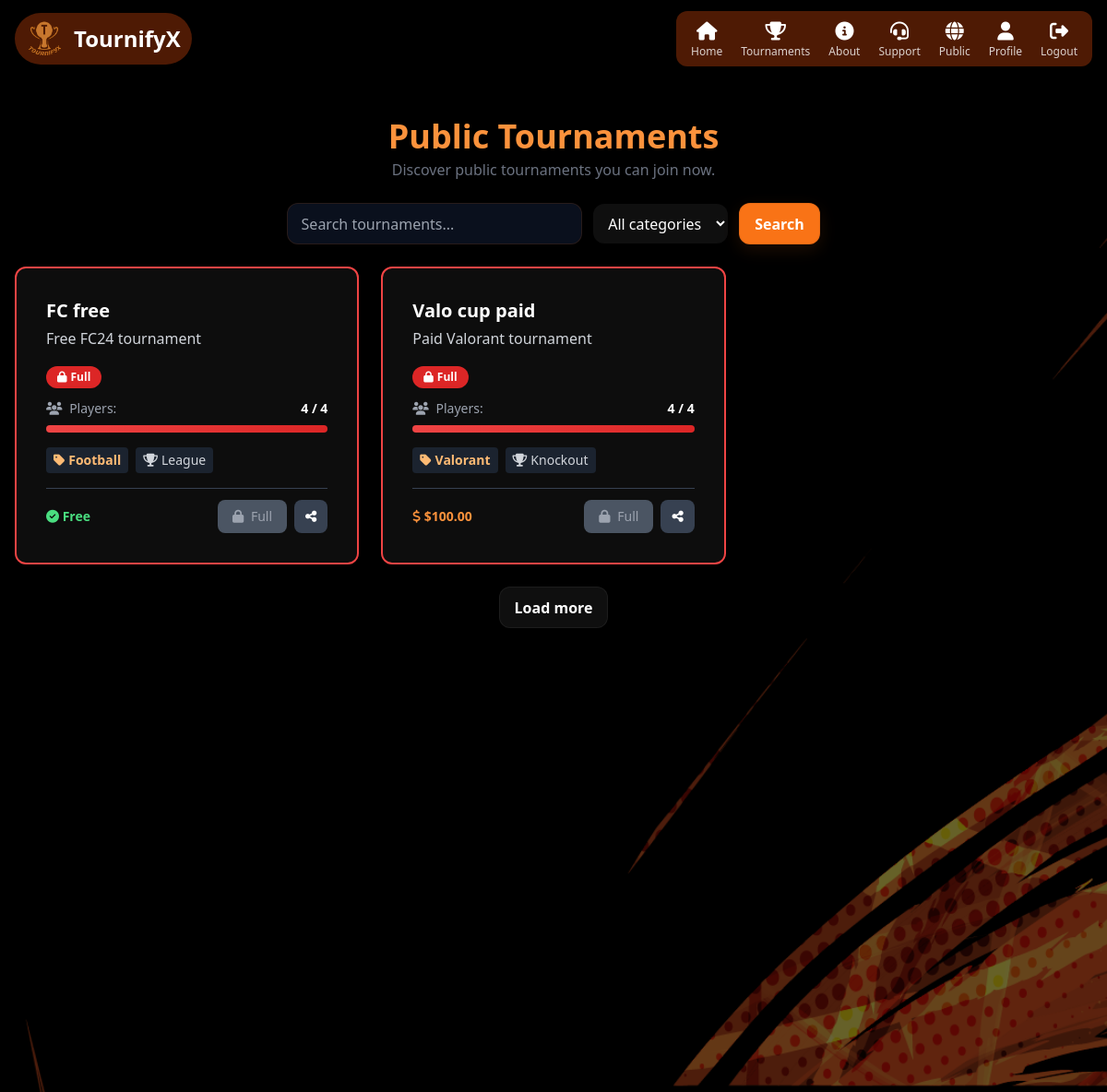
Page /public-tournaments/ (signed in) on the committed database.
### tournifyx/models.py (models this page shows, shortened)
class Tournament(models.Model):
    CATEGORY_CHOICES = [
        ('football', 'Football'),
        ('valorant', 'Valorant'),
        ('cricket', 'Cricket'),
        ('basketball', 'Basketball'),
    ]
    MATCH_TYPE_CHOICES = [
        ('knockout', 'Knockout'),
        ('league', 'League'),
    ]
    name = models.CharField(max_length=100)
    description = models.TextField(blank=True)
    category = models.CharField(max_length=50, choices=CATEGORY_CHOICES)
    num_participants = models.IntegerField(default=0)
    match_type = models.CharField(max_length=50, choices=MATCH_TYPE_CHOICES)
    created_by = models.ForeignKey('HostProfile', on_delete=models.CASCADE)
    code = models.CharField(max_length=6, unique=True)
    is_active = models.BooleanField(default=True)
    is_paid = models.BooleanField(default=False)
    price = models.DecimalField(max_digits=8, decimal_places=2, default=0.00)
    payment_phone = models.CharField(max_length=20, null=True, blank=True)  # Phone for receiving payments
    is_public = models.BooleanField(default=False)  # Add this line
    registration_deadline = models.DateTimeField(null=True, blank=True)
    is_finished = models.BooleanField(default=False)  # Host can manually mark tournament as finished

### tournifyx/views.py (the view)
# urls.py: path('public-tournaments/', views.public_tournaments, name='public_tournaments'),
@login_required(login_url='login')
def public_tournaments(request):
    tournaments = Tournament.objects.filter(is_public=True, is_active=True)
    tournaments = tournaments.order_by(
        'registration_deadline',
        '-num_participants',
        '-id'
    )
    q = request.GET.get('q', '').strip()
    if q:
        tournaments = tournaments.filter(
            models.Q(name__icontains=q) | models.Q(description__icontains=q)
        )
    category = request.GET.get('category', '').strip().lower()
    if category:
        tournaments = tournaments.filter(category__iexact=category)
    match_type = request.GET.get('match_type', '').strip().lower()
    if match_type:
        tournaments = tournaments.filter(match_type__iexact=match_type)
    free_only = request.GET.get('free_only')
    if free_only:
        tournaments = tournaments.filter(is_paid=False)
    featured_tournaments = tournaments.order_by('-id')[:2]
    tournaments_with_info = []
    for t in tournaments:
        current_players = Player.objects.filter(tournament=t).count()
        capacity = t.num_participants
        is_full = current_players >= capacity
        if t.is_finished:
            status = 'finished'
            status_color = 'gray'
        elif is_full:
            status = 'full'
            status_color = 'red'
        elif current_players > 0:
            status = 'open'
            status_color = 'green'
        else:
            status = 'new'
            status_color = 'blue'
        tournaments_with_info.append({
            'tournament': t,
            'current_players': current_players,
            'capacity': capacity,
            'is_full': is_full,
            'status': status,
            'status_color': status_color,
            'spots_remaining': capacity - current_players
        })
    return render(request, 'public_tournaments.html', {
        'tournaments_with_info': tournaments_with_info,
        'featured_tournaments': featured_tournaments,
    })

### templates/public_tournaments.html (shortened to what this page needs)
{% extends 'base.html' %}
{% load tz %}
{% load static %}
{% block content %}
{% now 'U' as now_ts %}
<div class="fixed inset-0 z-0 bg-cover bg-center" style="background-image: url('{% static "images/bg.png" %}');"></div>
<div class="fixed inset-0 z-0 bg-black/60" aria-hidden="true"></div>
<div class="min-h-screen py-8 px-4 relative z-10">
  <div class="max-w-7xl mx-auto">
    <div class="text-center mb-6">
      <h1 class="text-3xl sm:text-4xl font-extrabold text-orange-400">Public Tournaments</h1>
      <p class="text-gray-500 mt-1">Discover public tournaments you can join now.</p>
    </div>
    <form method="get" class="flex flex-col sm:flex-row items-center gap-3 justify-center mb-6">
      <input name="q" placeholder="Search tournaments..." value="{{ request.GET.q|default_if_none:'' }}" class="form-input w-full sm:w-80" aria-label="Search tournaments">
      <select name="category" class="form-input">
        <option value="">All categories</option>
      </select>
      <button type="submit" class="btn btn-primary">Search</button>
    </form>
    <div class="grid grid-cols-1 sm:grid-cols-2 lg:grid-cols-3 gap-6">
      {% if tournaments_with_info %}
        {% for item in tournaments_with_info %}
          {% with t=item.tournament %}
          <article class="bg-white/5 rounded-xl p-5 sm:p-8 shadow-sm overflow-hidden border-2 {% if item.status == 'finished' %}border-gray-600{% elif item.is_full %}border-red-500{% elif item.status == 'open' %}border-green-500{% else %}border-blue-500{% endif %}">
            <div class="flex justify-between items-start gap-3 mb-4">
              <div class="min-w-0 flex-1">
                <h3 class="text-lg sm:text-xl font-bold text-white truncate">{{ t.name }}</h3>
                <p class="text-sm sm:text-base text-gray-300 mt-1 line-clamp-2">{{ t.description|truncatechars:100 }}</p>
              </div>
            </div>
            <div class="mb-3">
              {% if item.status == 'finished' %}
                <span class="inline-flex items-center px-3 py-1 rounded-full text-xs font-semibold bg-gray-700 text-gray-300">
                  <i class="fas fa-flag-checkered mr-1"></i> Finished
                </span>
              {% elif item.is_full %}
                <span class="inline-flex items-center px-3 py-1 rounded-full text-xs font-semibold bg-red-600 text-white">
                  <i class="fas fa-lock mr-1"></i> Full
                </span>
              {% elif item.status == 'open' %}
                <span class="inline-flex items-center px-3 py-1 rounded-full text-xs font-semibold bg-green-600 text-white animate-pulse">
                  <i class="fas fa-circle mr-1"></i> Open
                </span>
              {% else %}
                <span class="inline-flex items-center px-3 py-1 rounded-full text-xs font-semibold bg-blue-600 text-white">
                  <i class="fas fa-star mr-1"></i> New
                </span>
              {% endif %}
            </div>
            <div class="space-y-2 mb-4">
              <div class="flex items-center justify-between text-sm">
                <span class="text-gray-400">
                  <i class="fas fa-users mr-1"></i> Players:
                </span>
                <span class="font-semibold text-white">
                  {{ item.current_players }} / {{ item.capacity }}
                </span>
              </div>
              <div class="w-full bg-gray-700 rounded-full h-2 overflow-hidden">
                <div class="bg-gradient-to-r {% if item.is_full %}from-red-500 to-red-600{% else %}from-green-500 to-green-600{% endif %} h-2 transition-all duration-300"
                     style="width: {% widthratio item.current_players item.capacity 100 %}%">
                </div>
              </div>
              <div class="flex flex-wrap gap-2 text-xs sm:text-sm pt-2">
                <span class="bg-gray-800/80 px-2 py-1 rounded font-semibold text-orange-300">
                  <i class="fas fa-tag mr-1"></i>{{ t.category|title }}
                </span>
                <span class="bg-gray-800/80 px-2 py-1 rounded text-gray-300">
                  <i class="fas fa-trophy mr-1"></i>{{ t.match_type|title }}
                </span>
              </div>
            </div>
            <div class="flex items-center justify-between pt-3 border-t border-gray-700">
              <div>
                {% if t.is_paid %}
                  <div class="text-sm text-orange-400 font-semibold">
                    <i class="fas fa-dollar-sign"></i> ${{ t.price }}
                  </div>
                {% else %}
                  <div class="text-sm text-green-400 font-semibold">
                    <i class="fas fa-check-circle"></i> Free
                  </div>
                {% endif %}
              </div>
              <div class="flex gap-2">
                {% if not t.is_finished %}
                  {% if item.is_full %}
                    <button disabled class="px-4 py-2 bg-gray-600 text-gray-400 rounded-lg cursor-not-allowed text-sm">
                      <i class="fas fa-lock mr-1"></i> Full
                    </button>
                  {% else %}
                    <a href="{% url 'join_public_tournament' t.id %}" class="px-4 py-2 bg-orange-500 hover:bg-orange-600 text-white rounded-lg transition-colors text-sm font-semibold">
                      <i class="fas fa-sign-in-alt mr-1"></i> Join
                    </a>
                  {% endif %}
                {% else %}
                  <a href="{% url 'tournament_dashboard' t.id %}" class="px-4 py-2 bg-blue-500 hover:bg-blue-600 text-white rounded-lg transition-colors text-sm font-semibold">
                    <i class="fas fa-eye mr-1"></i> View
                  </a>
                {% endif %}
                <button type="button" data-code="{{ t.code }}" class="px-3 py-2 bg-gray-700 hover:bg-gray-600 text-white rounded-lg transition-colors text-sm share-btn">
                  <i class="fas fa-share-alt"></i>
                </button>
              </div>
            </div>
          </article>
          {% endwith %}
        {% endfor %}
      {% endif %}
    </div>
    <div class="mt-6 text-center">
      {% if page_obj %}
        <div class="inline-flex items-center gap-3">
          {% if page_obj.has_previous %}
            <a href="?page={{ page_obj.previous_page_number }}" class="btn btn-secondary">Previous</a>
          {% endif %}
          <span class="text-sm text-gray-300">Page {{ page_obj.number }} of {{ page_obj.paginator.num_pages }}</span>
          {% if page_obj.has_next %}
            <a href="?page={{ page_obj.next_page_number }}" class="btn btn-secondary">Next</a>
          {% endif %}
        </div>
      {% else %}
        <button class="btn btn-secondary">Load more</button>
      {% endif %}
    </div>
  </div>
</div>
{% endblock %}

### templates/base.html (shortened to what this page needs)
{% load static %}
<!DOCTYPE html>
<html lang="en">
<head>
    <script src="https://cdn.tailwindcss.com"></script>
    <link rel="stylesheet" href="https://cdnjs.cloudflare.com/ajax/libs/font-awesome/6.4.0/css/all.min.css">
</head>
<body class="site-bg text-white m-0 p-0 overflow-x-hidden">
<header>
  <nav class="fixed top-0 left-0 w-full z-50 py-3 px-4 bg-transparent">
    <div class="max-w-7xl mx-auto flex items-center justify-between">
      <div class="flex items-center space-x-3">
        <a href="{% url 'home' %}" class="flex items-center space-x-3 text-white bg-orange-700/40 px-3 py-2 rounded-full shadow-md float-on-hover">
          <img src="{% static 'images/logo.png' %}" alt="Logo" class="w-10 h-10">
          <span class="hidden sm:inline text-lg md:text-2xl font-bold">TournifyX</span>
        </a>
      </div>
      <div id="navLinks" class="hidden sm:flex gap-5 items-center bg-orange-700/40 rounded-xl px-4 py-2 shadow-md">
      <a href="{% url 'home' %}" class="flex flex-col items-center group float-on-hover">
        <i class="fa-solid fa-house text-white text-xl group-hover:text-orange-300 transition"></i>
        <span class="text-xs text-white opacity-80 group-hover:opacity-100">Home</span>
      </a>
      <a href="{% url 'user_tournaments' %}" class="flex flex-col items-center group float-on-hover">
        <i class="fa-solid fa-trophy text-white text-xl group-hover:text-orange-300 transition"></i>
        <span class="text-xs text-white opacity-80 group-hover:opacity-100">Tournaments</span>
      </a>
      <a href="{% url 'about' %}" class="flex flex-col items-center group float-on-hover">
        <i class="fa-solid fa-circle-info text-white text-xl group-hover:text-orange-300 transition"></i>
        <span class="text-xs text-white opacity-80 group-hover:opacity-100">About</span>
      </a>
      <a href="{% url 'support' %}" class="flex flex-col items-center group float-on-hover">
        <i class="fa-solid fa-headset text-white text-xl group-hover:text-orange-300 transition"></i>
        <span class="text-xs text-white opacity-80 group-hover:opacity-100">Support</span>
      </a>
      {% if request.resolver_match.url_name in 'user_tournaments public_tournaments host_tournament join_tournament' %}
        <a href="{% url 'public_tournaments' %}" class="flex flex-col items-center group float-on-hover">
          <i class="fa-solid fa-globe text-white text-xl group-hover:text-orange-300 transition"></i>
          <span class="text-xs text-white opacity-80 group-hover:opacity-100">Public</span>
        </a>
      {% endif %}
      {% if user.is_authenticated %}
        <a href="{% url 'profile_view' user.username %}" class="flex flex-col items-center group float-on-hover">
          <i class="fa-solid fa-user text-white text-xl group-hover:text-orange-300 transition"></i>
          <span class="text-xs text-white opacity-80 group-hover:opacity-100">Profile</span>
        </a>
        <a href="{% url 'logout' %}" class="flex flex-col items-center group float-on-hover">
          <i class="fa-solid fa-right-from-bracket text-white text-xl group-hover:text-orange-300 transition"></i>
          <span class="text-xs text-white opacity-80 group-hover:opacity-100">Logout</span>
        </a>
      {% endif %}
      </div>
    </div>
  </nav>
</header>
<div class="pt-24">
<div id="floatingXs" class="fixed inset-0 z-50 pointer-events-none"></div>
{% block content %}{% endblock %}
</div>
</body>
</html>

### templates/base.html (style rules this page uses)
#floatingXs { pointer-events: none; z-index: 9999; }
.float-on-hover { transition: transform 200ms ease, box-shadow 200ms ease; }
select, select:focus, textarea.select-like { background: rgba(255,255,255,0.06) !important; color: #ffffff !important; padding: .6rem .75rem !important; border-radius: .75rem !important; border: none !important; outline: none !important; box-shadow: none !important; }
select option { background: #0b1220 !important; color: #ffffff !important; }
.form-input { display: inline-block; background: rgba(15, 23, 42, 0.7); color: #fff; padding: .6rem .9rem; border-radius: .75rem; border: 1px solid rgba(249,115,22,0.12); outline: none; transition: box-shadow .15s ease, transform .12s ease; }
.btn { display: inline-flex; align-items: center; justify-content: center; gap: .5rem; padding: .6rem 1rem; border-radius: .75rem; font-weight: 700; cursor: pointer; transition: transform .12s ease, box-shadow .12s ease, background-color .12s ease; text-decoration: none; }
.btn-primary { background: #f97316; color: #fff; border: 1px solid rgba(0,0,0,0.08); box-shadow: 0 6px 18px rgba(249,115,22,0.12); }
.btn-secondary { background: rgba(255,255,255,0.06); color: #fff; border: 1px solid rgba(255,255,255,0.06); }
.site-bg { background: radial-gradient(ellipse at 10% 10%, rgba(9,20,36,0.92) 0%, rgba(2,6,12,0.96) 45%), linear-gradient(180deg, rgba(3,7,18,0.85), rgba(2,4,8,1)); background-attachment: fixed; background-size: cover; }
body { animation: fadeIn 0.4s ease-in; }

### rows in the picture
Tournament: tournament.name "FC free", tournament.description "Free FC24 tournament", current_players "4", capacity "4", tournament.category "Football", tournament.match_type "League", is_paid False (drawn), is_finished False (drawn)
Tournament: tournament.name "Valo cup paid", tournament.description "Paid Valorant tournament", current_players "4", capacity "4", tournament.category "Valorant", tournament.match_type "Knockout", tournament.price "100.00", is_finished False (drawn)
